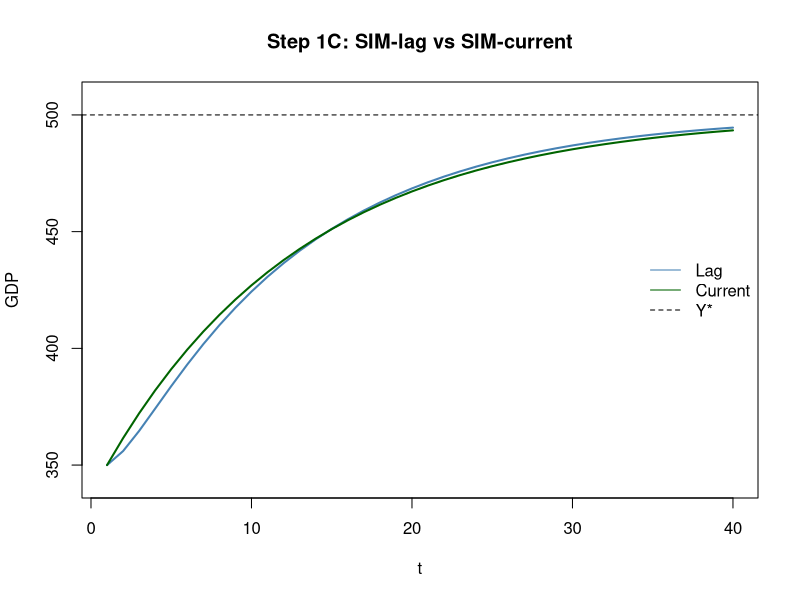
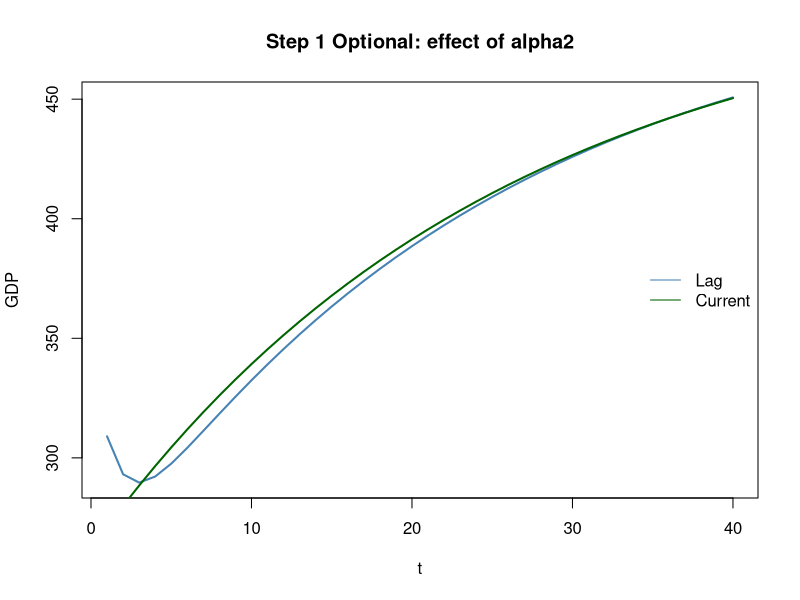

Reproduce these figures in R, in order.
## ---- chunk 1
required_packages <- c("jsonlite", "ggplot2")
missing_packages <- required_packages[!vapply(required_packages, requireNamespace, logical(1), quietly = TRUE)]
if (length(missing_packages) > 0) {
  stop("Missing package(s): ", paste(missing_packages, collapse = ", "), call. = FALSE)
}
## ---- chunk 2
simulate_sim_lag <- function(T = 20, G = 100, theta = 0.2, alpha1 = 0.6, alpha2 = 0.2, Y0 = 80, H0 = 300) {
  out <- data.frame(t = seq_len(T), Y = NA_real_, T_tax = NA_real_, YD = NA_real_, C = NA_real_, H = NA_real_)
  YD_prev <- (1 - theta) * Y0
  H_prev <- H0
  for (tt in seq_len(T)) {
    C_t <- alpha1 * YD_prev + alpha2 * H_prev
    Y_t <- C_t + G
    T_t <- theta * Y_t
    YD_t <- Y_t - T_t
    H_t <- H_prev + YD_t - C_t
    out[tt, c("Y", "T_tax", "YD", "C", "H")] <- c(Y_t, T_t, YD_t, C_t, H_t)
    YD_prev <- YD_t
    H_prev <- H_t
  }
  out
}
## ---- chunk 3
T_h <- 40 # time horizon
G <- 100  # government spending per year
theta <- 0.2 # tax rate
alpha1 <- 0.6 # fraction consumption out of income
alpha2 <- 0.2 # fraction consumption out of wealth
# fixed points for GDP and wealth
Y_star <- G / theta
H_star <- ((1 - alpha1) * (1 - theta) * Y_star) / alpha2

# setting Y0 below the fixed point, try above the fixed point as well!
Y0 <- 0.7 * Y_star
#Y0 <- 1.3 * Y_star

# set H0 consistent with Y0, try something else, e.g. 0.0 as well!
H0 <- (Y0 * (1 - alpha1 * (1 - theta)) - G) / alpha2
#H0 <- 0.0

# also define above-fixed-point initial values for comparison plots
lag <- simulate_sim_lag(T = T_h, G = G, theta = theta, alpha1 = alpha1, alpha2 = alpha2, Y0 = Y0, H0 = H0)
lag$DEF <- G - lag$T_tax
lag$H_from_DEF <- H0 + cumsum(lag$DEF)
## ---- chunk 4
simulate_sim_current_fp <- function(T = 20, G = 100, theta = 0.2, alpha1 = 0.6, alpha2 = 0.2,
                                    Y0 = 80, H0 = 300, fp_tol = 1e-10, fp_max = 200) {
  out <- data.frame(t = seq_len(T), Y = NA_real_, T_tax = NA_real_, YD = NA_real_, C = NA_real_, H = NA_real_)
  H_prev <- H0
  C_prev <- Y0 - G
  for (tt in seq_len(T)) {
    C_guess <- C_prev
    n_iter <- 0L
    repeat {
      n_iter <- n_iter + 1L
      Y_t <- C_guess + G
      T_t <- theta * Y_t
      YD_t <- Y_t - T_t
      C_new <- alpha1 * YD_t + alpha2 * H_prev
      if (abs(C_new - C_guess) < fp_tol || n_iter >= fp_max) break
      C_guess <- C_new
    }
    C_t <- C_new
    Y_t <- C_t + G
    T_t <- theta * Y_t
    YD_t <- Y_t - T_t
    H_t <- H_prev + YD_t - C_t
    out[tt, c("Y", "T_tax", "YD", "C", "H")] <- c(Y_t, T_t, YD_t, C_t, H_t)
    H_prev <- H_t
    C_prev <- C_t
  }
  out
}
## ---- chunk 5
lag <- simulate_sim_lag(T = T_h, G = G, theta = theta, alpha1 = alpha1, alpha2 = alpha2, Y0 = Y0, H0 = H0)
cur <- simulate_sim_current_fp(T = T_h, G = G, theta = theta, alpha1 = alpha1, alpha2 = alpha2, Y0 = Y0, H0 = H0)

yr <- range(c(lag$Y, cur$Y, Y_star), na.rm = TRUE)
pad <- 0.05 * diff(yr); if (!is.finite(pad) || pad <= 0) pad <- 1
plot(lag$t, lag$Y, type = "l", lwd = 2, col = "steelblue",
     ylim = c(yr[1] - pad, yr[2] + pad),
     xlab = "t", ylab = "GDP", main = "Step 1C: SIM-lag vs SIM-current")
lines(cur$t, cur$Y, lwd = 2, col = "darkgreen")
abline(h = Y_star, lty = 2)
legend("right", legend = c("Lag", "Current", "Y*"),
       col = c("steelblue", "darkgreen", "black"),
       lty = c(1, 1, 2), bty = "n")
## ---- chunk 6
alpha2_play <- 0.1  # TODO [optional:step1_alpha2] Change alpha2 and compare speed of convergence Hint: Lower alpha2 usually slows wealth-driven demand

lag_opt <- simulate_sim_lag(T = T_h, G = G, theta = theta, alpha1 = alpha1, alpha2 = alpha2_play, Y0 = Y0, H0 = H0)
cur_opt <- simulate_sim_current_fp(T = T_h, G = G, theta = theta, alpha1 = alpha1, alpha2 = alpha2_play, Y0 = Y0, H0 = H0)

plot(lag_opt$t, lag_opt$Y, type = "l", lwd = 2, col = "steelblue",
     xlab = "t", ylab = "GDP", main = "Step 1 Optional: effect of alpha2")
lines(cur_opt$t, cur_opt$Y, lwd = 2, col = "darkgreen")
legend("right", legend = c("Lag", "Current"), col = c("steelblue", "darkgreen"), lty = 1, bty = "n")
